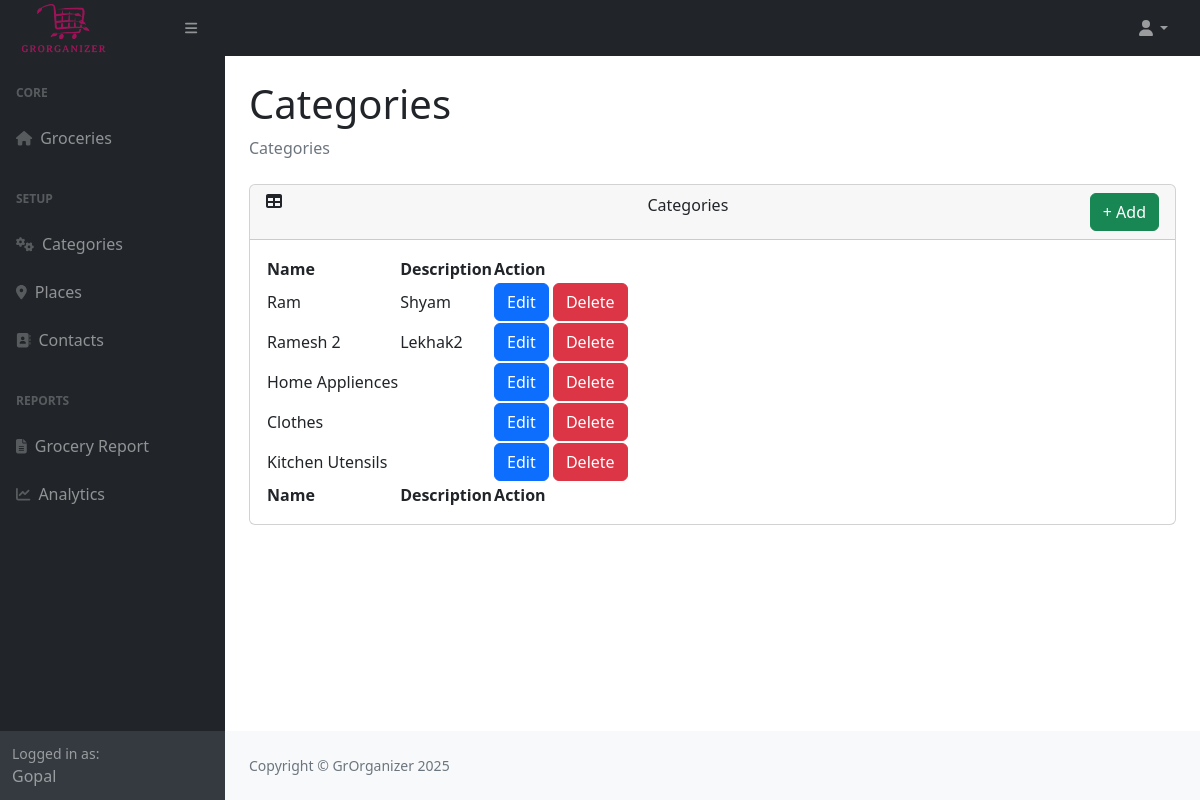
Page /categories (signed in) on the committed database.
### tables this page shows
CREATE TABLE categories (
    id INTEGER PRIMARY KEY AUTOINCREMENT,
    category TEXT NOT NULL UNIQUE,
    description TEXT,
    created_at DATETIME DEFAULT CURRENT_TIMESTAMP,
    updated_at DATETIME DEFAULT CURRENT_TIMESTAMP
);

### app.py (the view)
@app.route("/categories")
@login_required
def categories():
    categories = db.execute("SELECT * FROM categories")
    return render_template("categories.html", categories=categories)

### helpers.py (called while the page is built)
def login_required(f):
    @wraps(f)
    def decorated_function(*args, **kwargs):
        if session.get("user_id") is None:
            return redirect("/")
        return f(*args, **kwargs)
    return decorated_function

### templates/categories.html (shortened to what this page needs)
{% extends "layout.html" %}
{% block content %}
<div class="container-fluid px-4">
  <h1 class="mt-4">Categories</h1>
  <ol class="breadcrumb mb-4">
    <li class="breadcrumb-item active">Categories</li>
  </ol>
  <div class="card mb-4">
    <div class="card-header d-flex justify-content-between">
      <i class="fas fa-table me-1"></i>
      Categories
      <a href="/categories/create" class="btn btn-success float-right"> + Add</a>
    </div>
    <div class="card-body">
      <table id="datatablesSimple">
        <thead>
          <tr>
            <th>Name</th>
            <th>Description</th>
            <th>Action</th>
          </tr>
        </thead>
        <tfoot>
          <tr>
            <th>Name</th>
            <th>Description</th>
            <th>Action</th>
          </tr>
        </tfoot>
        <tbody>
          {% for category in categories %}
          <tr>
            <td>{{category.category}}</td>
            <td>{{category.description}}</td>
            <td>
              <a href="/categories/edit/{{category.id}}" class="btn btn-primary">Edit</a>
              <a href="/categories/delete/{{category.id}}" class="btn btn-danger delete">Delete</a>
            </td>
          </tr>
          {% endfor %}
        </tbody>
      </table>
    </div>
  </div>
</div>
{% endblock content %}

### rows in the picture
categories: category "Ram", description "Shyam"
categories: category "Ramesh 2", description "Lekhak2"
categories: category "Home Appliences"
categories: category "Clothes"
categories: category "Kitchen Utensils"

### other values in the picture
{{ session["user_name"] }} "Gopal"
